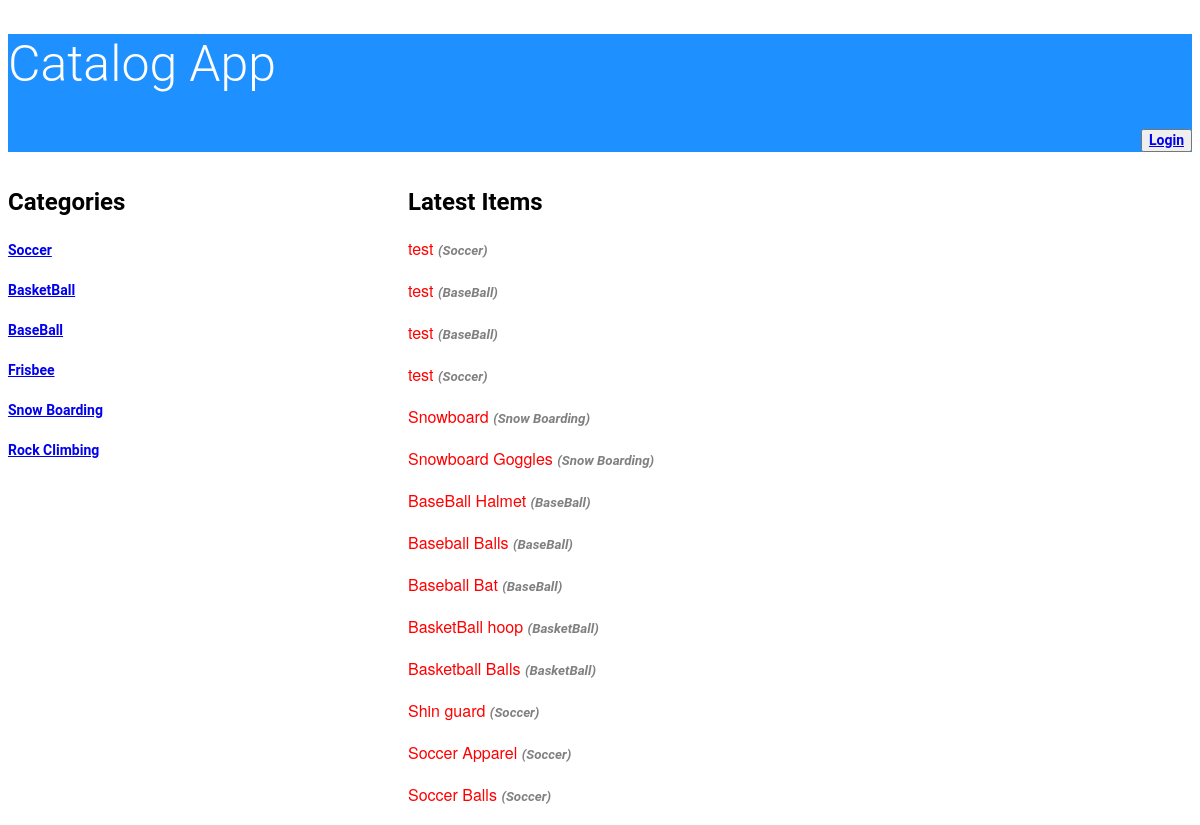
The app's page /catalog, older data.
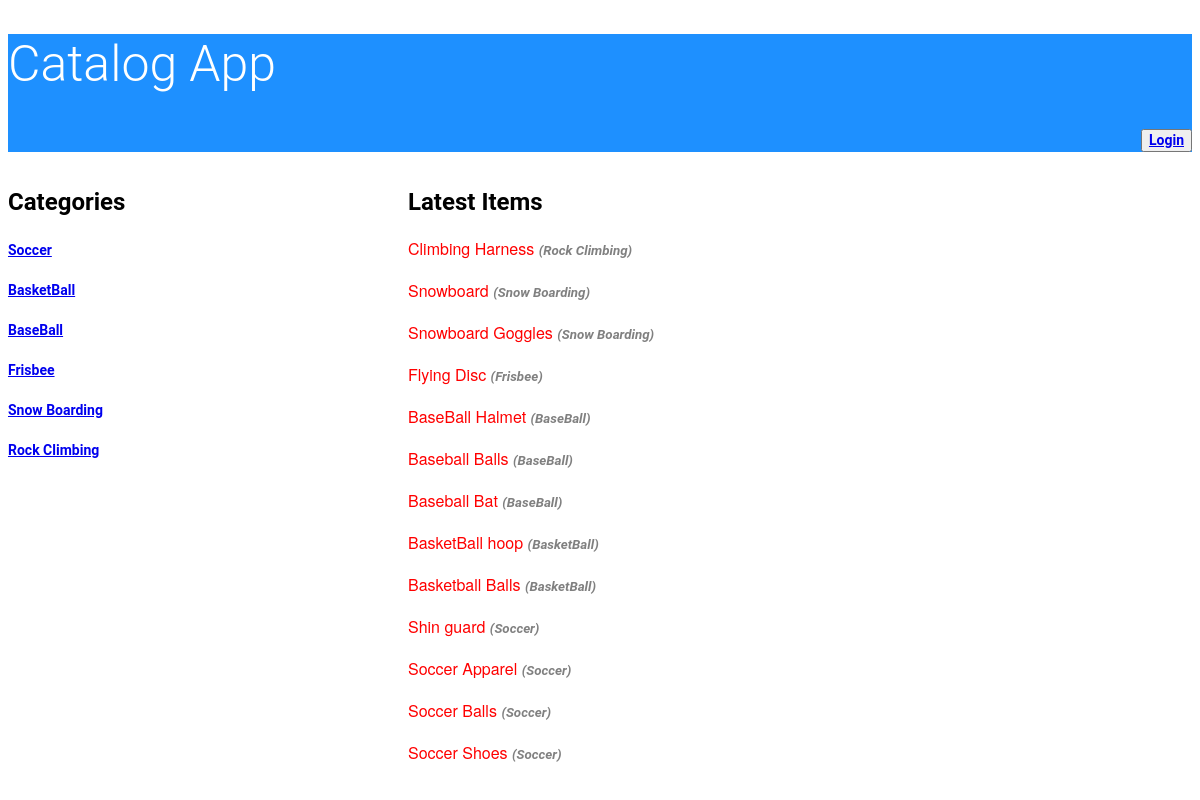
The same page, newer data.
### database_setup.py (models this page shows, shortened)
class Category(Base):
    __tablename__ = 'category'
    id = Column(Integer, primary_key=True)
    name = Column(String(250), nullable=False)

class Items(Base):
    __tablename__ = 'items'
    title = Column(String(80), nullable = False)
    id = Column(Integer, primary_key = True)
    description = Column(String(250))
    category_id = Column(Integer,ForeignKey('category.id'))
    category = relationship(Category)
    user_id = Column(Integer,ForeignKey('user.id'))
    user = relationship(User)

### application.py (the view)
@app.route('/')
@app.route('/catalog')
def showCatalog():
    showcategory=session.query(Category).all()
    showlatestitems=session.query(Items.title,Category.name).join(Category).order_by(Items.id.desc())
    if 'username' not in login_session:
     return render_template('publiccatalog.html',showcategory=showcategory ,showlatestitems =showlatestitems)
    else:
        return render_template('catalog.html',showcategory=showcategory ,showlatestitems =showlatestitems)

### templates/publiccatalog.html
<!DOCTYPE html>
<html>
<head>
  <link rel=stylesheet type=text/css href="{{ url_for('static', filename='styles.css') }}">
</head>
<body>
<header>
 <h1>Catalog App</h1>
 <p align="right">
 <button class="login-button" type="button" class="btn btn-primary btn-lg">
		<a href={{url_for('showLogin')}}>Login</a>
            </button>
</P>
</header>
<section>
<div id = "wrap">
<div class ="left">
<h2>Categories</h2>
{% for i in showcategory %}
<div>
  <p> <a href={{url_for('showCategoryitems',name = i.name )}}>{{i.name}}</a></p>
</div>
{% endfor %}
</div>
<div class = "right">
<h2>Latest Items</h2>
	{% for i in showlatestitems %}
<div>
  <p> {{i.title}}  <font color="gray"><small><i>({{i.name}})</i></small></font></p>
</div>
{% endfor %}
</div>
</section>
</body>
</html>

### static/styles.css (style rules this page uses)
* { font-family: "Helvetica Neue Bold", Roboto, Helvetica, Arial, sans-serif; font-weight: 700; }
#wrap { width:1100px; }
.left { width:300px; background-color:white; float:left; }
.right { width:700px; background-color:white; float:right; }
header { background-color:DodgerBlue; }
h1 { font-family: "Helvetica Neue Light", Roboto, Helvetica, Arial, sans-serif; font-size: 50px; color: white; line-height: 60px; font-weight: 300; }
h2 { font-size: 24px; color: black; line-height: 29px; }
p { font-family: "Helvetica Neue", Roboto, Helvetica, Arial, sans-serif; font-size: 16px; color:red; line-height: 24px; font-weight: 400; }
a { font-size: 14px; line-height: 17px; }

Row changes from the older to the newer data that the page shows:
removed Items: title "test", name "Soccer"
removed Items: title "test", name "BaseBall"
removed Items: title "test", name "BaseBall"
removed Items: title "test", name "Soccer"
added Items: title "Climbing Harness", name "Rock Climbing"
added Items: title "Flying Disc", name "Frisbee"
added Items: title "Soccer Shoes", name "Soccer"
